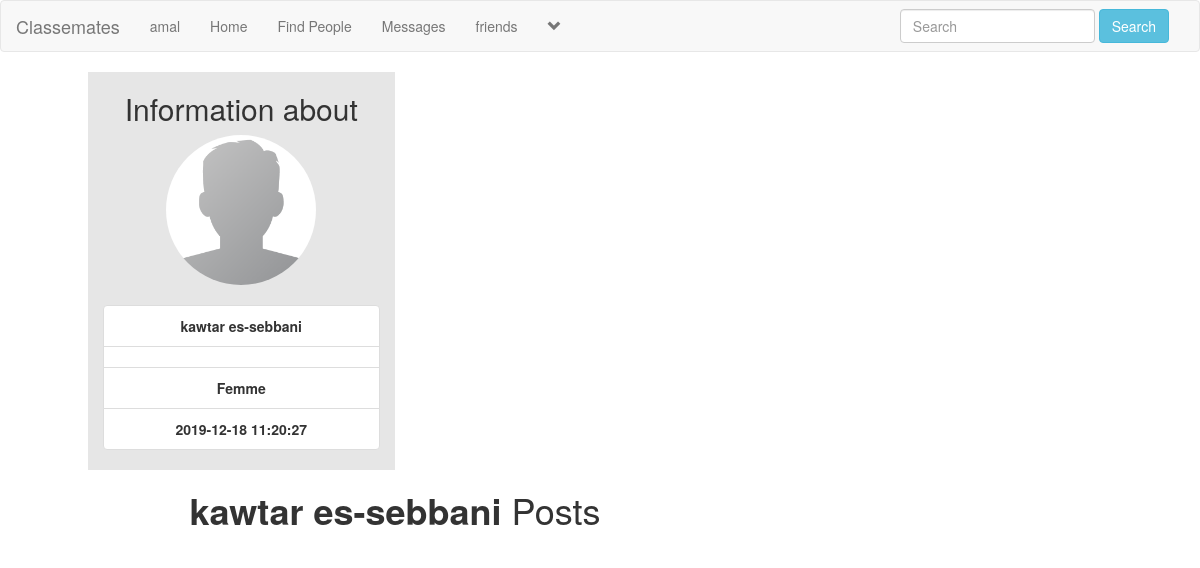
Page /user_profile.php?u_id=6 (signed in) on the committed database.
### tables this page shows
CREATE TABLE `users` (
  `user_id` int(11) NOT NULL,
  `f_name` text NOT NULL,
  `l_name` text NOT NULL,
  `user_name` text NOT NULL,
  `describe_user` varchar(255) NOT NULL,
  `relationship` text NOT NULL,
  `user_pass` varchar(255) NOT NULL,
  `user_email` varchar(255) NOT NULL,
  `user_gender` text NOT NULL,
  `user_birthday` text NOT NULL,
  `user_image` varchar(255) NOT NULL,
  `user_cover` varchar(255) NOT NULL,
  `user_reg_date` timestamp NULL DEFAULT current_timestamp(),
  `status` text NOT NULL,
  `posts` text NOT NULL,
  `recovry_account` varchar(255) NOT NULL
);

### user_profile.php (the view, shortened to what this page needs)
<!DOCTYPE html>
<?php
include("includes/header.php");
?>
<html>
<head>
	<link rel="stylesheet" href="https://maxcdn.bootstrapcdn.com/bootstrap/3.3.7/css/bootstrap.min.css">
	<link rel="stylesheet" type="text/css" href="style/home_style2.css">
</head>
<body>
<div class="row">
	<?php
		if(isset($_GET['u_id'])){
			$u_id = $_GET['u_id'];
		}
		if($u_id < 0 || $u_id ==""){
		echo"<script>window.open('home.php', '_self')</script>";
	}else{
	?>
		<div class="col-sm-12">
			<?php
			if(isset($_GET['u_id'])){
			global $con;
		}
		?>
		<?php
			if(isset($_GET['u_id'])){
			global $con;
			$user_id = $_GET['u_id'];
			$select = " select * from users where user_id='$user_id'";
			$run = mysqli_query($con, $select);
			$row = mysqli_fetch_array($run);
			$image=$row['user_image'];
			$f_name=$row['f_name'];
			$l_name=$row['l_name'];
			$describe_user=$row['describe_user'];
			$gender=$row['user_gender'];
			$register_date=$row['user_reg_date'];
			echo"
			<div class='row'>
				<div class='col-sm-1'>
				</div>
				<center>
					<div style='background-color: #e6e6e6;' class='col-sm-3'>
						<h2>Information about</h2>
						<img src='users/$image' width='150px' height='150px' class='img-circle'>
						<br><br>
						<ul class='list-group'>
							<li class='list-group-item' title='Username'><strong>$f_name $l_name</strong></li>
							<li class='list-group-item' title='User Status'><strong style='color: grey;''>$describe_user</strong></li>
							<li class='list-group-item' title='Gender'><strong>$gender</strong></li>
							<li class='list-group-item' title='User Registration Date'><strong>$register_date</strong></li>
						</ul>
					</div>
				</center>
			</div>
			";
			echo"
		</div></center>
			";
		}
		?>
			<div class="col-sm-8">
				<center><h1><strong><?php echo"$f_name $l_name"; ?></strong> Posts</h1></center>
			</div>
	</div>
<?php }?>
</body>
</html>

### includes/header.php (shortened to what this page needs)
<?php
include("functions/functions.php");
?>
<nav class="navbar navbar-default">
	<div class="container-fluid">
		<div class="navbar-header">
			<a class="navbar-brand" href="home.php">Classemates</a>
		</div>
		<div class="collapse navbar-collapse" id="#bs-example-navbar-collapse-1">
	      <ul class="nav navbar-nav">
	      	<?php
			$user = $_SESSION['user_email'];
			$get_user = "select * from users where user_email='".$user."'";
			$run_user = mysqli_query($con,$get_user);
			$row=mysqli_fetch_array($run_user);
			$user_id = $row['user_id'];
			$first_name = $row['f_name'];
			$user_posts = "select * from posts where user_id='$user_id'";
			$run_posts = mysqli_query($con,$user_posts);
			$posts = mysqli_num_rows($run_posts);
			?>
	        <li><a href='profile.php?<?php echo "u_id=$user_id" ?>'><?php echo "$first_name"; ?></a></li>
	       	<li><a href="home.php">Home</a></li>
			<li><a href="members.php">Find People</a></li>
			<li><a href="messages.php?u_id=new">Messages</a></li>
			<li><a href="friends.php?u_id=new">friends</a></li>
					<?php
						echo"
						<li class='dropdown'>
							<a href='#' class='dropdown-toggle' data-toggle='dropdown' role='button' aria-haspopup='true' aria-expanded='false'><span><i class='glyphicon glyphicon-chevron-down'></i></span></a>
							<ul class='dropdown-menu'>
								<li>
									<a href='my_post.php?u_id=$user_id'>My Posts <span class='badge badge-secondary'>$posts</span></a>
								</li>
								<li role='separator' class='divider'></li>
								<li>
									<a href='logout.php'>Logout</a>
								</li>
							</ul>
						</li>
						";
					?>
			</ul>
			<ul class="nav navbar-nav navbar-right">
				<li class="dropdown">
					<form class="navbar-form navbar-left" method="get" action="results.php">
						<div class="form-group">
							<input type="text" class="form-control" name="user_query" placeholder="Search">
						</div>
						<button type="submit" class="btn btn-info" name="search">Search</button>
					</form>
				</li>
			</ul>
		</div>
	</div>
</nav>

### style/home_style2.css (style rules this page uses)
body { overflow-x: hidden; }

### rows in the picture
users: f_name "amal"
users: user_image (picture), f_name "kawtar", l_name "es-sebbani", user_gender "Femme", user_reg_date "2019-12-18 11:20:27"
